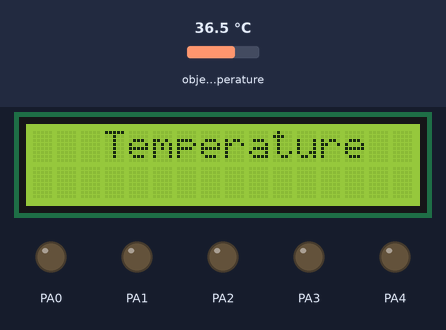
Simulated run of this program. Board: ATmega32, built with avr-gcc and emulated at 8 MHz. Parts: 16×2 character LCD, output pins drawn as LEDs (lit = HIGH). Wiring (inferred from the names in the program): MLX90614 thermometer at I2C address 0x5A; character LCD (HD44780): RS PA5; R/W PA6; E PA7; data PB0, PB1, PB2, PB3, PB4, PB5, PB6, PB7. Inputs (shaded band) come from the test bench; at power-on: object temperature 36.5 °C. Pins used as bus, display or sensor lines are not drawn; what the program prints to the serial monitor is not drawn.

Above: at 0.1 s.
At 5.8 s:
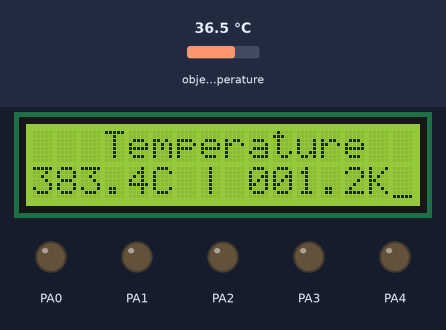
5.9 s: object temperature set to 20 °C
At 8.5 s:
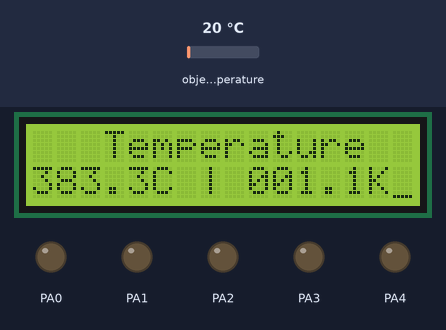
Timing chart, 0 to 10.0 s (numbered marks = the images above; inputs shaded):
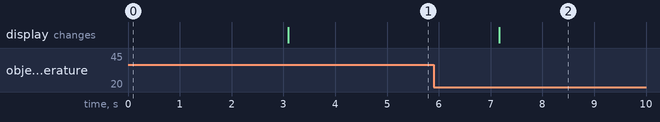

Measured:
- after the input at 5.9 s, the display: changes after 1.3 s (image 2)

The program:

IR_THERMOGRAPHY.c
```c
/*
 * IR_THERMOGRAPHY.c
 *
 * Created: 20-May-13 5:58:46 AM
 *  Author: Innovation
 */

#define F_CPU 8000000UL
#include <avr/io.h>
#include <util/delay.h>

#include "MLX90614.h"
#include "UART.h"
#include "LCD.h"


#define DEVICE_ADD    0xB4
#define WRITE         0x00
#define READ          0x01
#define KbpsBAUDRATE  0x2A // 100Kbps

#define RAM_ADD       0x07

double Temp_value,tempFactor;
double kelvin,fahrenheit,celcius;
unsigned int kelvin_disp,celcius_disp;

void Ascii_Conv(unsigned int dis_value);

int main(void)
{
	DDRB=0xFF;
	DDRA=0xFF;

	tempFactor=50;

	    lcd_init();
		uart_init();
		//MCP3421_Init(KbpsBAUDRATE);
		//MCP3421_Write(DEVICE_ADD|WRITE,RAM_ADD);
		MLX90614_Init(KbpsBAUDRATE);
		MLX90614_Write(DEVICE_ADD|WRITE,RAM_ADD);
		uart_putstr("IR THERMOGRAPHY Testing>>> \r\n");
        lcd_str("   Temperature  ");

_delay_ms(3000);
    while(1)
    {
		Temp_value=MLX90614_Read(DEVICE_ADD|READ);

		kelvin = (Temp_value / tempFactor);
        celcius = kelvin - 273.15;
		// fahrenheit = (celcius*1.8) + 32;


		celcius_disp=celcius*100;
		kelvin_disp=kelvin*100;

	    uart_putstr("Temperature: ");lcd_cmd(0xC0);
        Ascii_Conv(celcius_disp);uart_putc(248);uart_putc('C'); lcd_char('C');
		uart_putstr(" | ");lcd_str(" | ");
		Ascii_Conv(kelvin_disp);uart_putc(248);uart_putc('K');  lcd_char('K');
		uart_putstr("\r");


        _delay_ms(2000);
    }
}


void Ascii_Conv(unsigned int dis_value)
{

    uart_putc( (dis_value/10000)+0x30 );
    uart_putc( ((dis_value/1000)%10)+0x30 );
    uart_putc( ((dis_value/100)%10)+0x30 );
    uart_putc('.');
    uart_putc( ((dis_value/10)%10)+0x30 );
    //uart_putc( (dis_value%10)+0x30 );


	lcd_char( (dis_value/10000)+0x30 );
	lcd_char( ((dis_value/1000)%10)+0x30 );
	lcd_char( ((dis_value/100)%10)+0x30 );
	lcd_char('.');
	lcd_char( ((dis_value/10)%10)+0x30 );
	//lcd_char( (dis_value%10)+0x30 );


}
```

MLX90614.c
```c
/*
 * MCP3421.c
 *
 * Created: 5/9/2013 8:39:58 PM
 *  Author: Admin
 */
#include <avr/io.h>
#include <util/delay.h>
#include "MLX90614.h"
#include "i2c.h"


void MLX90614_Init(unsigned char BaudRate)
{

	TWBR=BaudRate;	// set Bit rate value
	TWSR=(0<<TWPS1)|(0<<TWPS0);	//set prescalar value


}

void MLX90614_Write(unsigned char W_Address,unsigned char Config_value)
{
	i2c_start();_delay_ms(1);
	i2c_write_address(W_Address);_delay_ms(1);
	i2c_write_data(Config_value);_delay_ms(1);
	i2c_stop();_delay_ms(1);
}


double MLX90614_Read(unsigned char R_Address)
{
int dataH,dataL,dataC;
double Tempdata;

	i2c_start();
	i2c_write_address(0xB4);
	i2c_write_data(0x07);
	i2c_repeated_start();
	i2c_read_address(0xB5);
	dataL=i2c_read_data_ACK(1);
	dataH=i2c_read_data_ACK(1);
	dataC=i2c_read_data_NACK(0);
	i2c_stop();_delay_ms(1);


Tempdata = (((dataH&0x007F)<<8) + dataL);
return(Tempdata);
}


/******************************************************************************************/
```

MLX90614.h
```c
/*
 * MCP3421.h
 *
 * Created: 5/9/2013 9:10:18 PM
 *  Author: Admin
 */


#ifndef MLX90614_H_
#define MLX90614_H_

# define F_CPU 8000000UL

void MLX90614_Init(unsigned char BaudRate);
void MLX90614_Write(unsigned char W_Address,unsigned char Config_value);
double MLX90614_Read(unsigned char R_Address);


#endif /* MLX90614_H_ */
```

UART.c
```c
/*
 * UART.c
 *
 * Created: 20-May-13 5:14:56 AM
 *  Author: Innovation
 */
#include <avr/io.h>


void uart_init()
{
	UCSRB |= ( 1 << TXEN )|( 1 << RXEN ); // UART TX ,RX enable
	UCSRC |= (1<<URSEL)|( 3<<UCSZ0 ); // asynchrones 8 ,parity none,1 stop bit
	UBRRH = 0;
	UBRRL = 51; /*  9600 Baud with 8MHz for Mega128 */


}

int uart_putc(unsigned char c)
{
	while (!(UCSRA & (1<<UDRE))); /* waits for possible sending */
	UDR = c; /* data send to indications */
	return 0;
}

char uart_getc()
{
	while (  !(UCSRA & (1 << RXC)));
	// Do nothing until data have been received and is ready to be read from UDR
	return(UDR); // return the byte
}

int uart_putstr(unsigned char *str)
{
	while(*str)
	uart_putc(*str++);
}
```

UART.h
```c
/*
 * UART.h
 *
 * Created: 20-May-13 5:15:21 AM
 *  Author: Innovation
 */


#ifndef UART_H_
#define UART_H_

#define F_CPU 8000000UL
void uart_init();
char uart_getc();
int uart_putc(unsigned char c);
int uart_putstr(unsigned char *str);


#endif /* UART_H_ */
```

i2c.c
```c
# define F_CPU 8000000UL
#include<avr/io.h>
#include<util/delay.h>
#include<inttypes.h>
#include"i2c.h"

/*
SCL freq= F_CPU/(16+2(TWBR).4^TWPS)
SCL freq  =8000000/(16+2(1).4^1)
*/

void i2c_init(void)
{
	TWBR=32;	// set Bit rate value
	TWSR=0x00;	//set prescalar value
}

void i2c_start(void)
{

	TWCR= (1<<TWINT)|(1<<TWSTA)|(1<<TWEN);// Clear i2c interrupt flag,set for start condition on SDA, Enable i2c protocol
	while(!(TWCR & (1<<TWINT)));          // Wait till start condition is transmitted
	while((TWSR & 0xF8)!= 0x08);          // start condition acknowledgment
}

void i2c_repeated_start(void)
{
	TWCR= (1<<TWINT)|(1<<TWSTA)|(1<<TWEN);// Clear i2c interrupt flag,set for start condition on SDA, Enable i2c protocol
	while(!(TWCR & (1<<TWINT)));          // wait till restart condition is transmitted
	while((TWSR & 0xF8)!= 0x10);          // restart condition the acknowledgment
}

void i2c_write_address(unsigned char data)
{
	TWDR=data;
	TWCR=(1<<TWINT)|(1<<TWEN);    // Clear i2c interrupt flag, Enable i2c protocol
	while (!(TWCR & (1<<TWINT))); // Wait till complete TWDR byte transmitted
	while((TWSR & 0xF8)!= 0x18);  // Check for the acknowledgment
}

void i2c_read_address(unsigned char data)
{
	TWDR=data;
	TWCR=(1<<TWINT)|(1<<TWEN);    // Clear i2c interrupt flag,Enable i2c protocol
	while (!(TWCR & (1<<TWINT))); // Wait till complete TWDR byte received
	while((TWSR & 0xF8)!= 0x40);  // Check for the acknowledgment
}

void i2c_write_data(unsigned char data)
{
	TWDR=data;
	TWCR=(1<<TWINT)|(1<<TWEN);    // Clear i2c interrupt flag,Enable i2c protocol enable
	while (!(TWCR & (1<<TWINT))); // Wait till complete TWDR byte transmitted
	while((TWSR & 0xF8) != 0x28); // Check for the acknowledgment
}

//unsigned char i2c_read_data_ACK(void)
//{
	//TWCR=(1<<TWINT)|(1<<TWEN);    // Clear TWI interrupt flag,Enable TWI
	//while (!(TWCR & (1<<TWINT))); // Wait till complete TWDR byte transmitted
	//while((TWSR & 0xF8) != 0x50); // Check for the acknowledgment
	//r_data=TWDR;
	//return(r_data);
//}
//
unsigned char i2c_read_data_ACK(unsigned char ack)
{

	if(ack)
	{
		//return ACK after reception
		TWCR|=(1<<TWEA);
	}
	else
	{
		//return NACK after reception
		//Signals slave to stop giving more data
		//usually used for last byte read.
		TWCR&=(~(1<<TWEA));
	}

    TWCR|=(1<<TWEN);
	TWCR|=(1<<TWINT);    // Clear TWI interrupt flag,Enable TWI
	while (!(TWCR & (1<<TWINT))); // Wait till complete TWDR byte transmitted
	while( ((TWSR & 0xF8) != 0x50) ) ; // DATA+ACK
	r_data=TWDR;
	return(r_data);
}

unsigned char i2c_read_data_NACK(unsigned char ack)
{

	if(ack)
	{
		//return ACK after reception
		TWCR|=(1<<TWEA);
	}
	else
	{
		//return NACK after reception
		//Signals slave to stop giving more data
		//usually used for last byte read.
		TWCR&=(~(1<<TWEA));
	}

	TWCR|=(1<<TWEN);
	TWCR|=(1<<TWINT);    // Clear TWI interrupt flag,Enable TWI
	while (!(TWCR & (1<<TWINT))); // Wait till complete TWDR byte transmitted
	while( ((TWSR & 0xF8) != 0x58) ) ; // DATA+NACK
	r_data=TWDR;
	return(r_data);
}


void i2c_stop(void)
{
	TWCR=(1<<TWINT)|(1<<TWEN)|(1<<TWSTO);
	while(TWCR & (1<<TWSTO));
}
```

i2c.h
```c
#define F_CPU 8000000UL
void i2c_start(void);
void i2c_repeated_start(void);
void i2c_init(void);
void i2c_write_address(unsigned char);
void i2c_write_data(unsigned char);
void i2c_read_address(unsigned char);
unsigned char i2c_read_data_ACK(unsigned char ack);
unsigned char i2c_read_data_NACK(unsigned char ack);

void i2c_stop(void);

unsigned char r_data;
```

lcd.c
```c
// Program to interface LCD in 4 bit mode with AVR microcontroller
//#define F_CPU 12000000UL
#include<avr/io.h>
#include<util/delay.h>
#include<inttypes.h>

#include "lcd.h"


void lcd_init()	// fuction for intialize
{
	lcd_cmd(0x38);		//to initialize LCD in 2 lines, 5X7 dots and 4bit mode.
	lcd_cmd(0x0e);
	lcd_cmd(0x06);
	lcd_cmd(0x80);
}


void lcd_cmd(char cmd)
{
	PORTB=cmd;
	PORTA&=~(1<<rs);
	PORTA&=~(1<<rw);
	PORTA|=(1<<en);
	_delay_ms(1);
	PORTA&=~(1<<en);
}

void lcd_char(char chr)
{
	PORTB=chr;
	PORTA|=(1<<rs);
	PORTA&=~(1<<rw);
	PORTA|=(1<<en);
	_delay_ms(1);
	PORTA&=~(1<<en);
}


void lcd_str(char *str)
{

while(*str)
lcd_char(*str++);

}


void dec_to_ascii(unsigned int dec)
{

	//lcd_char( (dec/100)+0x30 );
	lcd_char( ((dec/10)%10)+0x30 );
	lcd_char( ((dec%10)+0x30 ));

}
```

lcd.h
```c
/*
 * IncFile1.h
 *
 * Created: 9/5/2012 6:42:32 AM
 *  Author: Innovation
 */

#define F_CPU 8000000UL
#include<avr/io.h>
#include<util/delay.h>
#include<inttypes.h>

#define rs PA5
#define rw PA6
#define en PA7

void lcd_init();
void lcd_cmd(char);
void lcd_char(char);
void lcd_str(char *);


void dec_to_ascii(unsigned int dec);
```
